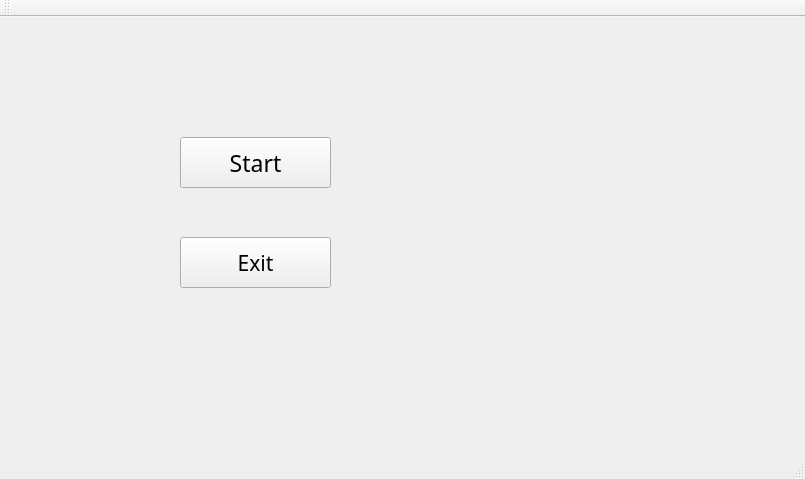
<?xml version="1.0" encoding="UTF-8"?>
<ui version="4.0">
 <class>MainWindow</class>
 <widget class="QMainWindow" name="MainWindow">
  <property name="geometry">
   <rect>
    <x>0</x>
    <y>0</y>
    <width>805</width>
    <height>479</height>
   </rect>
  </property>
  <property name="windowTitle">
   <string>MainWindow</string>
  </property>
  <widget class="QWidget" name="centralWidget">
   <widget class="QPushButton" name="pushButton">
    <property name="geometry">
     <rect>
      <x>180</x>
      <y>120</y>
      <width>151</width>
      <height>51</height>
     </rect>
    </property>
    <property name="font">
     <font>
      <family>MV Boli</family>
      <pointsize>17</pointsize>
     </font>
    </property>
    <property name="text">
     <string>Start</string>
    </property>
   </widget>
   <widget class="QPushButton" name="pushButton_2">
    <property name="geometry">
     <rect>
      <x>180</x>
      <y>220</y>
      <width>151</width>
      <height>51</height>
     </rect>
    </property>
    <property name="font">
     <font>
      <family>MV Boli</family>
      <pointsize>16</pointsize>
     </font>
    </property>
    <property name="text">
     <string>Exit</string>
    </property>
   </widget>
  </widget>
  <widget class="QMenuBar" name="menuBar">
   <property name="geometry">
    <rect>
     <x>0</x>
     <y>0</y>
     <width>805</width>
     <height>21</height>
    </rect>
   </property>
  </widget>
  <widget class="QToolBar" name="mainToolBar">
   <attribute name="toolBarArea">
    <enum>TopToolBarArea</enum>
   </attribute>
   <attribute name="toolBarBreak">
    <bool>false</bool>
   </attribute>
  </widget>
  <widget class="QStatusBar" name="statusBar"/>
 </widget>
 <layoutdefault spacing="6" margin="11"/>
 <resources/>
 <connections/>
</ui>
